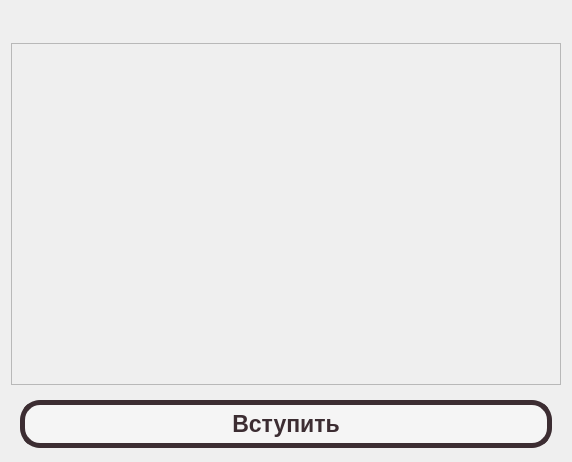
<?xml version="1.0" encoding="UTF-8"?>
<ui version="4.0">
 <class>ChannelWidget</class>
 <widget class="QWidget" name="ChannelWidget">
  <property name="geometry">
   <rect>
    <x>0</x>
    <y>0</y>
    <width>572</width>
    <height>462</height>
   </rect>
  </property>
  <property name="windowTitle">
   <string>Form</string>
  </property>
  <layout class="QGridLayout" name="gridLayout">
   <item row="0" column="9">
    <widget class="QPushButton" name="deleteButton">
     <property name="maximumSize">
      <size>
       <width>40</width>
       <height>40</height>
      </size>
     </property>
     <property name="font">
      <font>
       <bold>false</bold>
      </font>
     </property>
     <property name="cursor">
      <cursorShape>PointingHandCursor</cursorShape>
     </property>
     <property name="toolTip">
      <string>Удалить канал</string>
     </property>
     <property name="text">
      <string/>
     </property>
     <property name="icon">
      <iconset resource="client.qrc">
       <normaloff>:/resources/trash_icon.png</normaloff>:/resources/trash_icon.png</iconset>
     </property>
     <property name="iconSize">
      <size>
       <width>25</width>
       <height>25</height>
      </size>
     </property>
     <property name="flat">
      <bool>true</bool>
     </property>
    </widget>
   </item>
   <item row="0" column="7">
    <widget class="QPushButton" name="quitButton">
     <property name="maximumSize">
      <size>
       <width>40</width>
       <height>40</height>
      </size>
     </property>
     <property name="cursor">
      <cursorShape>PointingHandCursor</cursorShape>
     </property>
     <property name="text">
      <string/>
     </property>
     <property name="icon">
      <iconset resource="client.qrc">
       <normaloff>:/resources/quit_icon.png</normaloff>:/resources/quit_icon.png</iconset>
     </property>
     <property name="iconSize">
      <size>
       <width>25</width>
       <height>25</height>
      </size>
     </property>
     <property name="flat">
      <bool>true</bool>
     </property>
    </widget>
   </item>
   <item row="2" column="0" colspan="10">
    <widget class="QStackedWidget" name="stackedWidget">
     <property name="minimumSize">
      <size>
       <width>0</width>
       <height>0</height>
      </size>
     </property>
     <property name="maximumSize">
      <size>
       <width>16777215</width>
       <height>60</height>
      </size>
     </property>
     <property name="currentIndex">
      <number>1</number>
     </property>
     <widget class="QWidget" name="page_owner">
      <layout class="QGridLayout" name="gridLayout_2">
       <property name="leftMargin">
        <number>3</number>
       </property>
       <property name="topMargin">
        <number>3</number>
       </property>
       <property name="rightMargin">
        <number>3</number>
       </property>
       <property name="bottomMargin">
        <number>3</number>
       </property>
       <property name="spacing">
        <number>3</number>
       </property>
       <item row="1" column="1">
        <widget class="QPushButton" name="microphoneButton">
         <property name="maximumSize">
          <size>
           <width>30</width>
           <height>25</height>
          </size>
         </property>
         <property name="cursor">
          <cursorShape>PointingHandCursor</cursorShape>
         </property>
         <property name="text">
          <string/>
         </property>
         <property name="icon">
          <iconset resource="client.qrc">
           <normaloff>:/resources/microphone_icon.png</normaloff>:/resources/microphone_icon.png</iconset>
         </property>
         <property name="iconSize">
          <size>
           <width>30</width>
           <height>30</height>
          </size>
         </property>
         <property name="flat">
          <bool>true</bool>
         </property>
        </widget>
       </item>
       <item row="0" column="1">
        <widget class="QPushButton" name="cameraButton">
         <property name="minimumSize">
          <size>
           <width>0</width>
           <height>0</height>
          </size>
         </property>
         <property name="maximumSize">
          <size>
           <width>30</width>
           <height>25</height>
          </size>
         </property>
         <property name="font">
          <font>
           <kerning>true</kerning>
          </font>
         </property>
         <property name="cursor">
          <cursorShape>PointingHandCursor</cursorShape>
         </property>
         <property name="text">
          <string/>
         </property>
         <property name="icon">
          <iconset resource="client.qrc">
           <normaloff>:/resources/camera_icon.png</normaloff>:/resources/camera_icon.png</iconset>
         </property>
         <property name="iconSize">
          <size>
           <width>30</width>
           <height>30</height>
          </size>
         </property>
         <property name="flat">
          <bool>true</bool>
         </property>
        </widget>
       </item>
       <item row="0" column="0" rowspan="2">
        <widget class="QLineEdit" name="messageEdit">
         <property name="minimumSize">
          <size>
           <width>0</width>
           <height>50</height>
          </size>
         </property>
         <property name="maximumSize">
          <size>
           <width>16777215</width>
           <height>50</height>
          </size>
         </property>
         <property name="font">
          <font>
           <pointsize>-1</pointsize>
           <italic>false</italic>
           <bold>true</bold>
          </font>
         </property>
         <property name="styleSheet">
          <string notr="true">QLineEdit#messageEdit {
	background-color: #3b527b;
	color: rgb(245, 245, 245);
	padding-left: 10px;
	border-radius: 10px;
	font-size: 20px;
}</string>
         </property>
         <property name="text">
          <string/>
         </property>
        </widget>
       </item>
       <item row="0" column="3" rowspan="2">
        <widget class="QPushButton" name="sendButton">
         <property name="minimumSize">
          <size>
           <width>0</width>
           <height>50</height>
          </size>
         </property>
         <property name="maximumSize">
          <size>
           <width>16777215</width>
           <height>50</height>
          </size>
         </property>
         <property name="cursor">
          <cursorShape>PointingHandCursor</cursorShape>
         </property>
         <property name="text">
          <string/>
         </property>
         <property name="icon">
          <iconset resource="client.qrc">
           <normaloff>:/resources/send_icon.png</normaloff>:/resources/send_icon.png</iconset>
         </property>
         <property name="iconSize">
          <size>
           <width>27</width>
           <height>43</height>
          </size>
         </property>
         <property name="flat">
          <bool>true</bool>
         </property>
        </widget>
       </item>
      </layout>
     </widget>
     <widget class="QWidget" name="page_not_participant">
      <layout class="QGridLayout" name="gridLayout_3">
       <item row="0" column="0">
        <widget class="QPushButton" name="joinButton">
         <property name="sizePolicy">
          <sizepolicy hsizetype="Minimum" vsizetype="Preferred">
           <horstretch>0</horstretch>
           <verstretch>0</verstretch>
          </sizepolicy>
         </property>
         <property name="minimumSize">
          <size>
           <width>0</width>
           <height>48</height>
          </size>
         </property>
         <property name="font">
          <font>
           <pointsize>17</pointsize>
           <italic>false</italic>
           <bold>true</bold>
          </font>
         </property>
         <property name="cursor">
          <cursorShape>PointingHandCursor</cursorShape>
         </property>
         <property name="styleSheet">
          <string notr="true">QPushButton {
	background-color: rgb(245, 245, 245);
	color: rgb(60, 45, 50);
	border: 5px solid rgb(60, 45, 50);
	border-radius: 20;
}

QPushButton:hover {
	background-color: rgb(60, 45, 50);
	color: rgb(245, 245, 245);
}</string>
         </property>
         <property name="text">
          <string>Вступить</string>
         </property>
        </widget>
       </item>
      </layout>
     </widget>
    </widget>
   </item>
   <item row="1" column="0" colspan="10">
    <widget class="QScrollArea" name="scrollArea">
     <property name="sizePolicy">
      <sizepolicy hsizetype="Expanding" vsizetype="Expanding">
       <horstretch>0</horstretch>
       <verstretch>1</verstretch>
      </sizepolicy>
     </property>
     <property name="widgetResizable">
      <bool>true</bool>
     </property>
     <property name="alignment">
      <set>Qt::AlignLeading|Qt::AlignLeft|Qt::AlignTop</set>
     </property>
     <widget class="QWidget" name="scrollAreaWidgetContents_2">
      <property name="geometry">
       <rect>
        <x>0</x>
        <y>0</y>
        <width>548</width>
        <height>332</height>
       </rect>
      </property>
      <layout class="QHBoxLayout" name="horizontalLayout_2" stretch="1">
       <item>
        <layout class="QVBoxLayout" name="verticalLayout" stretch="0">
         <property name="spacing">
          <number>20</number>
         </property>
         <item>
          <spacer name="verticalSpacer_2">
           <property name="orientation">
            <enum>Qt::Vertical</enum>
           </property>
           <property name="sizeHint" stdset="0">
            <size>
             <width>20</width>
             <height>40</height>
            </size>
           </property>
          </spacer>
         </item>
        </layout>
       </item>
      </layout>
     </widget>
    </widget>
   </item>
   <item row="0" column="8">
    <widget class="QPushButton" name="removeUserButton">
     <property name="maximumSize">
      <size>
       <width>40</width>
       <height>40</height>
      </size>
     </property>
     <property name="cursor">
      <cursorShape>PointingHandCursor</cursorShape>
     </property>
     <property name="text">
      <string/>
     </property>
     <property name="icon">
      <iconset resource="client.qrc">
       <normaloff>:/resources/remove_user_icon.png</normaloff>:/resources/remove_user_icon.png</iconset>
     </property>
     <property name="iconSize">
      <size>
       <width>25</width>
       <height>25</height>
      </size>
     </property>
     <property name="flat">
      <bool>true</bool>
     </property>
    </widget>
   </item>
   <item row="0" column="6">
    <widget class="QPushButton" name="participantsButton">
     <property name="maximumSize">
      <size>
       <width>40</width>
       <height>40</height>
      </size>
     </property>
     <property name="cursor">
      <cursorShape>PointingHandCursor</cursorShape>
     </property>
     <property name="text">
      <string/>
     </property>
     <property name="icon">
      <iconset resource="client.qrc">
       <normaloff>:/resources/participant_list_icon.png</normaloff>:/resources/participant_list_icon.png</iconset>
     </property>
     <property name="iconSize">
      <size>
       <width>30</width>
       <height>25</height>
      </size>
     </property>
     <property name="flat">
      <bool>true</bool>
     </property>
    </widget>
   </item>
   <item row="0" column="0" colspan="6">
    <widget class="ClickableLabel" name="infoLabel">
     <property name="font">
      <font>
       <pointsize>17</pointsize>
       <bold>true</bold>
      </font>
     </property>
     <property name="cursor">
      <cursorShape>PointingHandCursor</cursorShape>
     </property>
     <property name="styleSheet">
      <string notr="true">QLabel {
	color: rgb(60, 45, 50);
}</string>
     </property>
     <property name="text">
      <string/>
     </property>
    </widget>
   </item>
  </layout>
 </widget>
 <customwidgets>
  <customwidget>
   <class>ClickableLabel</class>
   <extends>QLabel</extends>
   <header>clickablelabel.h</header>
  </customwidget>
 </customwidgets>
 <resources>
  <include location="client.qrc"/>
 </resources>
 <connections/>
</ui>
